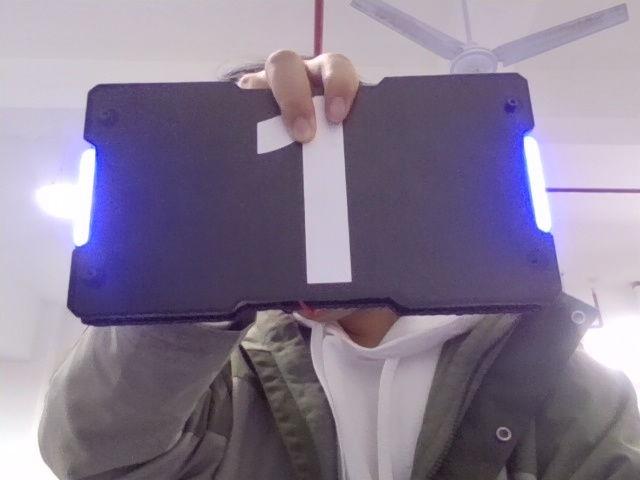
#> input picture detector/images/armor_01.jpg, 640 x 480 px
$ python -i armor_detector.py   (imports and definitions only)
#> lines starting #> are read from the running program, lines starting #| are printed output that depends on the picture; after the words box and inside, x2 and y2 are one past the last pixel; in counts of white or black regions, pixels touching at a corner belong together
import cv2
import numpy as np


class BlueArmorDetector:

    def __init__(self):
        # 蓝色 HSV 阈值
        self.lower_blue = np.array([90, 60, 50])
        self.upper_blue = np.array([140, 255, 255])

        # 灯条亮度阈值
        self.white_lower = np.array([0, 0, 190])
        self.white_upper = np.array([180, 115, 255])

        # 灯条筛选参数
        self.min_area = 40
        self.max_area = 12000
        self.min_length = 20
        self.min_ratio = 2.0

    def preprocess(self, frame):

        hsv = cv2.cvtColor(frame, cv2.COLOR_BGR2HSV)

        # 提取蓝色区域
        blue_mask = cv2.inRange(
            hsv,
            self.lower_blue,
            self.upper_blue
        )

        # 对蓝色区域进行膨胀，作为灯条搜索范围
        kernel = np.ones((9, 9), np.uint8)

        blue_roi = cv2.dilate(
            blue_mask,
            kernel,
            iterations=2
        )

        # 提取高亮区域
        white_mask = cv2.inRange(
            hsv,
            self.white_lower,
            self.white_upper
        )

        # 只保留蓝色区域附近的高亮部分
        led_mask = cv2.bitwise_and(
            white_mask,
            blue_roi
        )

        # 形态学处理
        led_mask = cv2.morphologyEx(
            led_mask,
            cv2.MORPH_CLOSE,
            np.ones((3, 3), np.uint8)
        )

        return led_mask, blue_mask

    def find_light_bars(self, mask):

        contours, _ = cv2.findContours(
            mask,
            cv2.RETR_EXTERNAL,
            cv2.CHAIN_APPROX_SIMPLE
        )

        light_bars = []

        for contour in contours:

            area = cv2.contourArea(contour)

            if area < self.min_area or area > self.max_area:
                continue

            rect = cv2.minAreaRect(contour)

            (cx, cy), (w, h), angle = rect

            if w == 0 or h == 0:
                continue

            # 统一长边和短边
            length = max(w, h)
            width = min(w, h)

            ratio = length / (width + 1e-6)

            if length < self.min_length:
                continue

            if ratio < self.min_ratio:
                continue

            # 获取灯条四角点
            box = cv2.boxPoints(rect)
            box = np.int32(box)

            light_bars.append({
                "center": (cx, cy),
                "length": length,
                "width": width,
                "angle": angle,
                "box": box,
                "contour": contour
            })

        return light_bars

    def match_light_bars(self, light_bars):

        armors = []

        # 两两匹配
        for i in range(len(light_bars)):

            for j in range(i + 1, len(light_bars)):

                left = light_bars[i]
                right = light_bars[j]

                x1, y1 = left["center"]
                x2, y2 = right["center"]

                # 保证左右顺序
                if x1 > x2:
                    left, right = right, left
                    x1, y1 = left["center"]
                    x2, y2 = right["center"]

                # 两根灯条的高度
                h1 = left["length"]
                h2 = right["length"]

                # 高度相似度
                height_ratio = min(h1, h2) / max(h1, h2)

                if height_ratio < 0.55:
                    continue

                # 中心点垂直偏差
                vertical_diff = abs(y1 - y2)

                if vertical_diff > max(h1, h2) * 0.5:
                    continue

                # 两灯条水平距离
                distance = x2 - x1

                if distance < max(left["width"], right["width"]) * 1.5:
                    continue

                if distance > max(h1, h2) * 5:
                    continue

                # 灯条角点排序
                left_points = self.sort_light_corners(left["box"])
                right_points = self.sort_light_corners(right["box"])

                # 装甲板四个角点：左上、右上、右下、左下
                corners = np.array([
                    left_points[0],
                    right_points[1],
                    right_points[2],
                    left_points[3]
                ], dtype=np.float32)

                armors.append({
                    "corners": corners,
                    "center": (
                        (x1 + x2) / 2,
                        (y1 + y2) / 2
                    )
                })

        return armors

    @staticmethod
    def sort_light_corners(points):

        points = np.array(points, dtype=np.float32)

        # 按 y 坐标分成上下两组
        points = points[np.argsort(points[:, 1])]

        top = points[:2]
        bottom = points[2:]

        # 每组按 x 坐标排序
        top = top[np.argsort(top[:, 0])]
        bottom = bottom[np.argsort(bottom[:, 0])]

        # 左上、右上、右下、左下
        return np.array([
            top[0],
            top[1],
            bottom[1],
            bottom[0]
        ])

    def detect(self, frame):

        output = frame.copy()

        mask, blue_mask = self.preprocess(frame)

        light_bars = self.find_light_bars(mask)

        armors = self.match_light_bars(light_bars)

        # 绘制灯条
        for light in light_bars:

            cv2.drawContours(
                output,
                [light["box"]],
                -1,
                (0, 255, 0),
                2
            )

        # 绘制装甲板
        for armor in armors:

            corners = np.int32(armor["corners"])

            cv2.polylines(
                output,
                [corners],
                True,
                (0, 0, 255),
                3
            )

            center = tuple(
                np.int32(armor["center"])
            )

            cv2.circle(
                output,
                center,
                5,
                (0, 255, 255),
                -1
            )

        cv2.putText(
            output,
            f"Blue contours: {len(light_bars)}",
            (20, 35),
            cv2.FONT_HERSHEY_SIMPLEX,
            0.8,
            (0, 255, 0),
            2
        )

        cv2.putText(
            output,
            f"Armors: {len(armors)}",
            (20, 70),
            cv2.FONT_HERSHEY_SIMPLEX,
            0.8,
            (0, 0, 255),
            2
        )

        return output, armors, mask

>>> import cv2
>>> picture = cv2.imread('images/armor_01.jpg')
#> picture is the input picture: shape (480, 640, 3); mean B, G, R 146, 124.7, 135.2
>>> result = BlueArmorDetector().detect(picture)
#> in preprocess, `hsv = cv2.cvtColor(frame, cv2.COLOR_BGR2HSV)`: hsv: shape (480, 640, 3); mean H, S, V 135.3, 46.5, 148.3
#> in preprocess, `blue_mask = cv2.inRange( hsv, self.lower_blue, self.upper_blue )`:
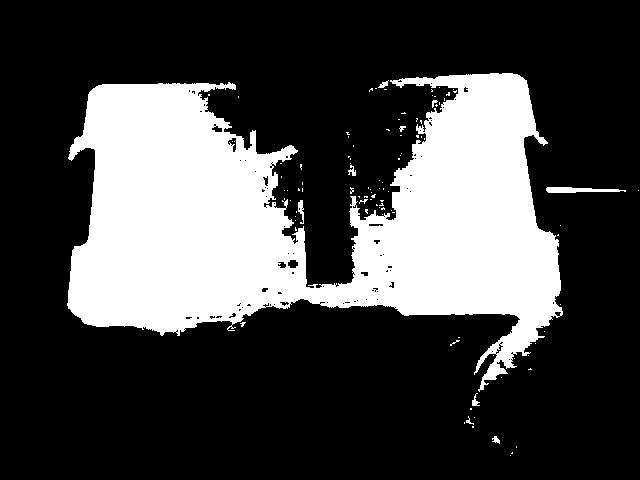
#> blue_mask: shape (480, 640); 27.6% white; 103 white regions (93 under 20 px), largest, box (x1, y1, x2, y2) and area: (67, 73, 563, 392) 83833, (546, 187, 626, 193) 327, (298, 200, 304, 224) 83
#> in preprocess, `blue_roi = cv2.dilate( blue_mask, kernel, iterations=2 )`:
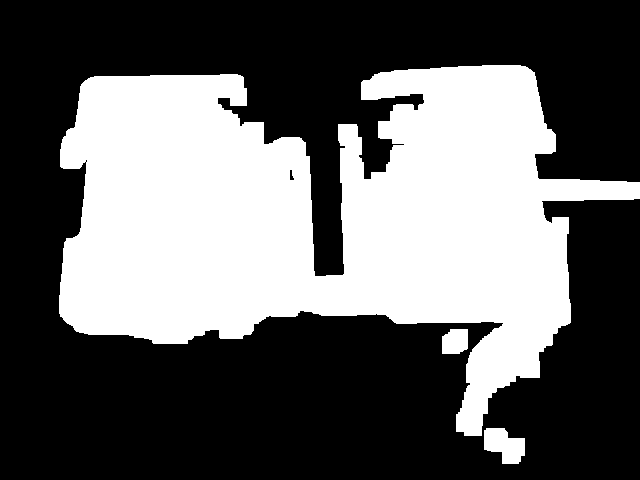
#> blue_roi: shape (480, 640); 38.5% white; 3 white regions, box (x1, y1, x2, y2) and area: (59, 65, 640, 436) 116519, (484, 428, 525, 464) 1031, (442, 329, 468, 354) 583
#> in preprocess, `white_mask = cv2.inRange( hsv, self.white_lower, self.white_upper )`:
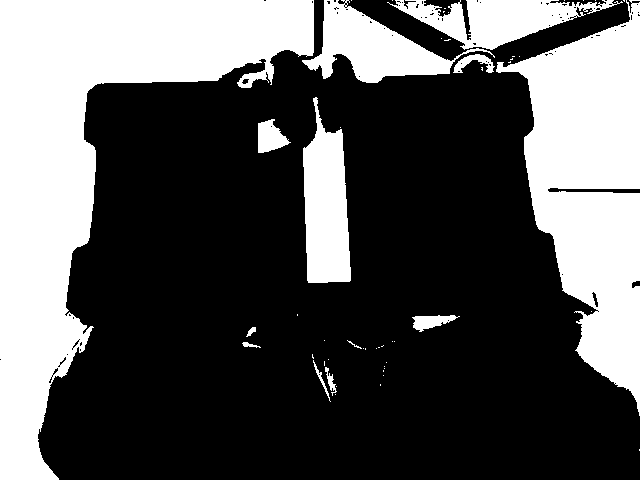
#> white_mask: shape (480, 640); 34.2% white; 52 white regions (39 under 20 px), largest, box (x1, y1, x2, y2) and area: (0, 0, 314, 480) 53395, (496, 0, 640, 416) 31681, (303, 97, 351, 283) 6341
#> in preprocess, `led_mask = cv2.bitwise_and( white_mask, blue_roi )`:
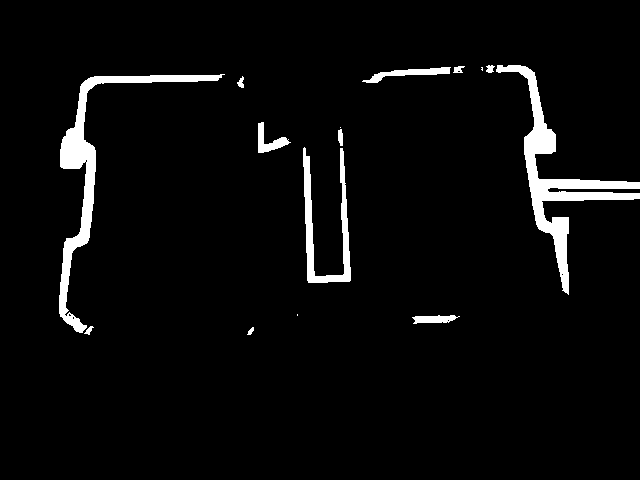
#> led_mask: shape (480, 640); 4.1% white; 15 white regions (3 under 20 px), largest, box (x1, y1, x2, y2) and area: (496, 65, 640, 295) 4984, (59, 74, 225, 333) 4244, (303, 147, 351, 283) 1871
#> in preprocess, `led_mask = cv2.morphologyEx( led_mask, cv2.MORPH_CLOSE, np.ones((3, 3)..`: led_mask: shape (480, 640); 4.1% white; 11 white regions (2 under 20 px)
#> in find_light_bars, `contours, _ = cv2.findContours( mask, cv2.RETR_EXTERNAL, cv2.CHAIN_APP..`: contours = 11 contours, 2 with area under 20; largest, box (x1, y1, x2, y2) and area: (486, 65, 640, 295) 4646, (59, 74, 225, 335) 3886, (303, 127, 351, 283) 1630, (362, 67, 451, 83) 424, (258, 122, 291, 153) 336
#> the loop in find_light_bars, `for contour in contours: ` made 11 passes
#> (area, cx, cy, w, h, angle, length, width) on passes 2, 4, 7, 9, 11: (245.5, 435.6, 318.7, 47.01, 7.31, -1.79, 47.01, 7.31), (1630.5, 326, 204.8, 43.44, 154.4, -2.05, 154.4, 43.44), (3885.5, 101.5, 177.4, 296.3, 122.4, -62.63, 296.3, 122.4), (424, 405.9, 73.45, 89.06, 9.8, -7.13, 89.06, 9.8), (4646, 574.8, 164.2, 111, 242.5, -18.1, 242.5, 111)
#> area on passes 1, 6: 21, 36.5
#> after the loop in find_light_bars, `for contour in contours:`: light_bars = 5 items
#> the loop in match_light_bars, `for i in range(len(light_bars)): ` made 5 passes
#> after the loop in match_light_bars, `for i in range(len(light_bars)):`: armors = 2 items
#> the loop in detect, `for light in light_bars: ` made 5 passes
#> after the loop in detect, `for light in light_bars:`:
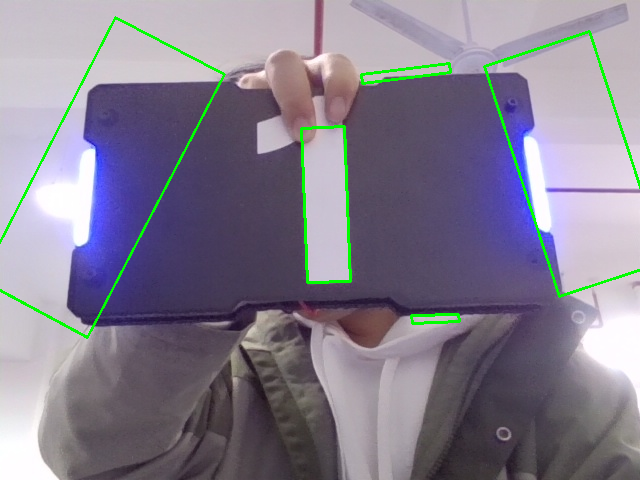
#> output: shape (480, 640, 3); 1.85% of pixels changed, all inside (x1, y1, x2, y2) = (0, 16, 640, 339)
#> the loop in detect, `for armor in armors: ` made 2 passes
#> (corners, center) on passes 1 to 2: ([[301, 128], [589, 31], [665, 262], [307, 282]], (450, 184)), ([[115, 17], [589, 31], [665, 262], [-20, 280]], (338, 170))
#> after the loop in detect, `for armor in armors:`:
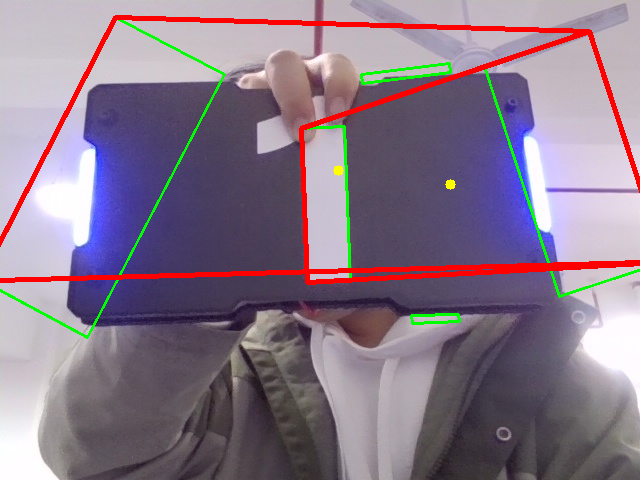
#> output: shape (480, 640, 3); 3.74% of pixels changed, all inside (x1, y1, x2, y2) = (0, 15, 640, 285)
#> in detect, `cv2.putText( output, f"Armors: {len(armors)}", (20, 70), cv2.FONT_HERS..`:
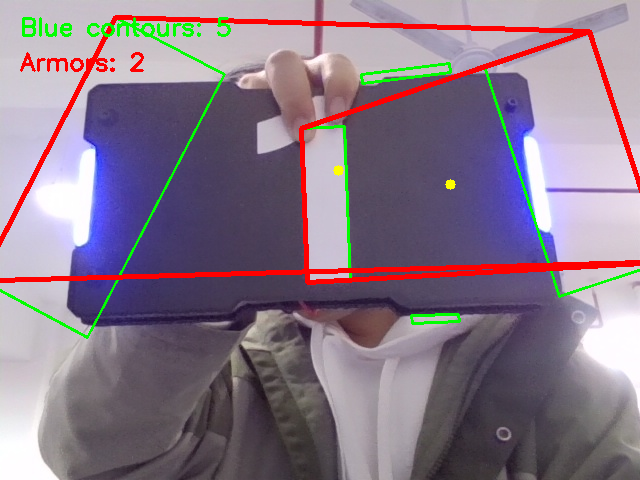
#> output: shape (480, 640, 3); mean B, G, R 136.7, 120.8, 136.6
